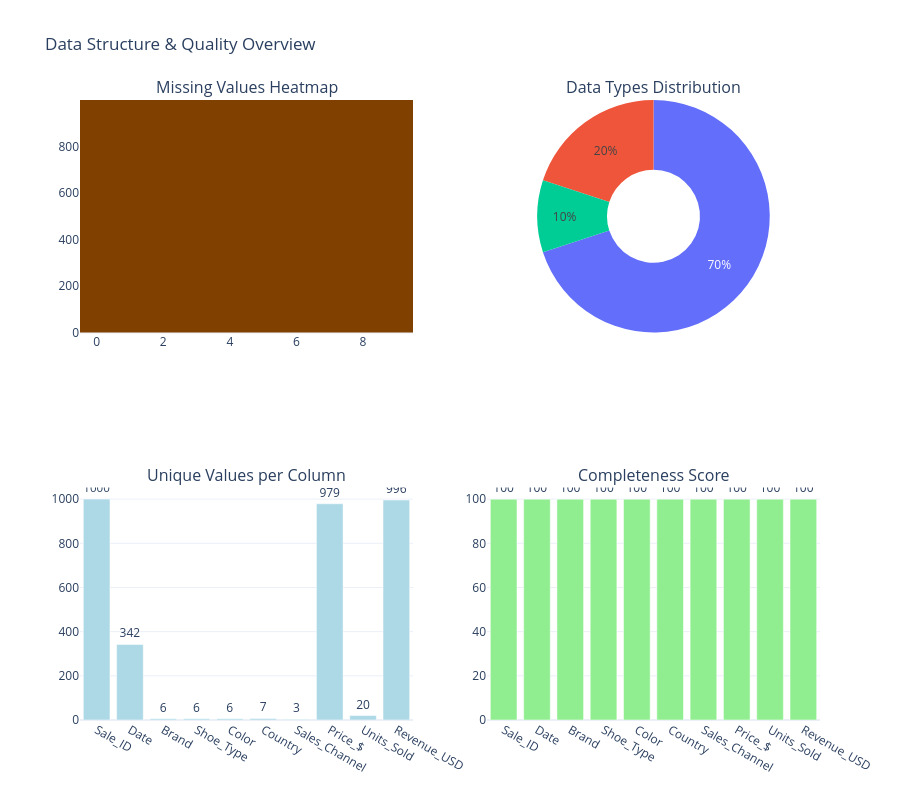

Source (notebook cell):
### Code cell
print("="*80)
print("SHOE SALES DATASET - COMPREHENSIVE EDA")
print("="*80)

# Basic Information
print("\n📊 DATASET OVERVIEW")
print("-"*50)
print(f"Dataset Shape: {df.shape[0]} rows × {df.shape[1]} columns")
print(f"Time Period: {df['Date'].min()} to {df['Date'].max()}")
print(f"Total Revenue: ${df['Revenue_USD'].sum():,.2f}")
print(f"Total Units Sold: {df['Units_Sold'].sum():,}")

# Data Types and Missing Values
print("\n📋 DATA STRUCTURE & QUALITY")
print("-"*50)
data_info = pd.DataFrame({
    'Data Type': df.dtypes,
    'Missing Values': df.isnull().sum(),
    'Missing %': (df.isnull().sum() / len(df) * 100).round(2),
    'Unique Values': df.nunique()
})
print(data_info)

# Visualize data structure
fig = make_subplots(
    rows=2, cols=2,
    subplot_titles=('Missing Values Heatmap', 'Data Types Distribution', 
                    'Unique Values per Column', 'Completeness Score'),
    specs=[[{'type': 'heatmap'}, {'type': 'pie'}],
           [{'type': 'bar'}, {'type': 'bar'}]]
)

# 1. Missing values heatmap
missing_matrix = df.isnull().astype(int)
fig.add_trace(go.Heatmap(z=missing_matrix, colorscale=['green', 'red'],
                        showscale=False, name='Missing'), row=1, col=1)

# 2. Data types pie
dtype_counts = df.dtypes.astype(str).value_counts()
fig.add_trace(go.Pie(labels=dtype_counts.index, values=dtype_counts.values,
                    hole=0.4, name='Data Types'), row=1, col=2)

# 3. Unique values bar
fig.add_trace(go.Bar(x=df.columns, y=df.nunique(), 
                    marker_color='lightblue', name='Unique Values',
                    text=df.nunique(), textposition='outside'), row=2, col=1)

# 4. Completeness score
completeness = (1 - df.isnull().sum()/len(df)) * 100
fig.add_trace(go.Bar(x=df.columns, y=completeness,
                    marker_color='lightgreen', name='Completeness',
                    text=completeness.round(1), textposition='outside'), row=2, col=2)

fig.update_layout(height=800, title='Data Structure & Quality Overview', showlegend=False)
fig.show()

### Figure 1 — Plotly figure (JSON) as saved in the notebook; plotly's stock layout.template omitted (floating-point values rounded to 4 significant figures; data arrays with more than 128 entries replaced by an {"elided": "..."} marker saying what was removed)
{"data": [{"colorscale": [[0, "green"], [1, "red"]], "name": "Missing", "showscale": false, "type": "heatmap", "xaxis": "x", "yaxis": "y", "z": {"elided": "1000x10 int values"}}, {"domain": {"x": [0.55, 1], "y": [0.625, 1]}, "hole": 0.4, "labels": ["str", "float64", "int64"], "name": "Data Types", "type": "pie", "values": [7, 2, 1]}, {"marker": {"color": "lightblue"}, "name": "Unique Values", "text": [1000.0, 342.0, 6.0, 6.0, 6.0, 7.0, 3.0, 979.0, 20.0, 996.0], "textposition": "outside", "type": "bar", "x": ["Sale_ID", "Date", "Brand", "Shoe_Type", "Color", "Country", "Sales_Channel", "Price_$", "Units_Sold", "Revenue_USD"], "xaxis": "x2", "y": [1000, 342, 6, 6, 6, 7, 3, 979, 20, 996], "yaxis": "y2"}, {"marker": {"color": "lightgreen"}, "name": "Completeness", "text": [100.0, 100.0, 100.0, 100.0, 100.0, 100.0, 100.0, 100.0, 100.0, 100.0], "textposition": "outside", "type": "bar", "x": ["Sale_ID", "Date", "Brand", "Shoe_Type", "Color", "Country", "Sales_Channel", "Price_$", "Units_Sold", "Revenue_USD"], "xaxis": "x3", "y": [100.0, 100.0, 100.0, 100.0, 100.0, 100.0, 100.0, 100.0, 100.0, 100.0], "yaxis": "y3"}], "layout": {"annotations": [{"font": {"size": 16}, "showarrow": false, "text": "Missing Values Heatmap", "x": 0.225, "xanchor": "center", "xref": "paper", "y": 1, "yanchor": "bottom", "yref": "paper"}, {"font": {"size": 16}, "showarrow": false, "text": "Data Types Distribution", "x": 0.775, "xanchor": "center", "xref": "paper", "y": 1, "yanchor": "bottom", "yref": "paper"}, {"font": {"size": 16}, "showarrow": false, "text": "Unique Values per Column", "x": 0.225, "xanchor": "center", "xref": "paper", "y": 0.375, "yanchor": "bottom", "yref": "paper"}, {"font": {"size": 16}, "showarrow": false, "text": "Completeness Score", "x": 0.775, "xanchor": "center", "xref": "paper", "y": 0.375, "yanchor": "bottom", "yref": "paper"}], "height": 800, "showlegend": false, "title": {"text": "Data Structure & Quality Overview"}, "xaxis": {"anchor": "y", "domain": [0, 0.45]}, "xaxis2": {"anchor": "y2", "domain": [0, 0.45]}, "xaxis3": {"anchor": "y3", "domain": [0.55, 1]}, "yaxis": {"anchor": "x", "domain": [0.625, 1]}, "yaxis2": {"anchor": "x2", "domain": [0, 0.375]}, "yaxis3": {"anchor": "x3", "domain": [0, 0.375]}}}
